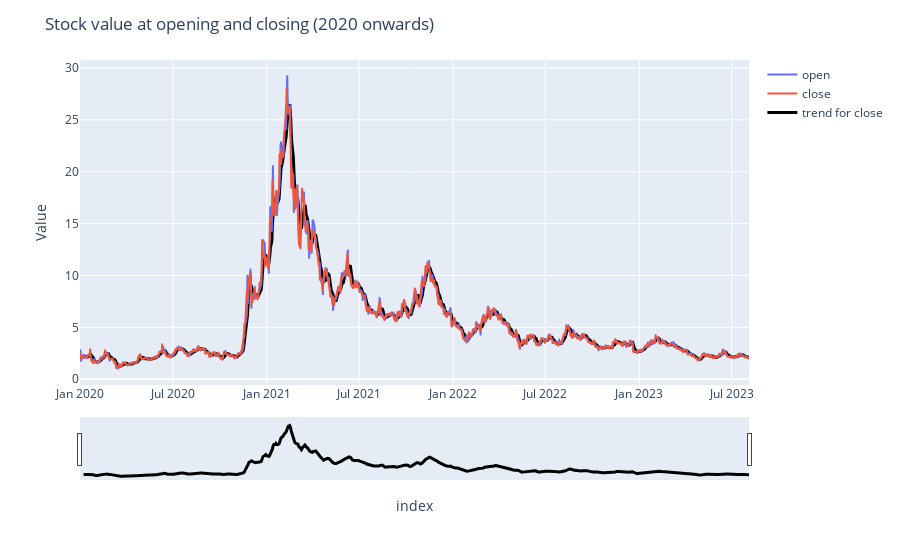

Source (notebook cell):
### Markdown cell above
### Data Starting At 2020 (Stock 1)

### Code cell
df_clean_2020 = df_clean.loc[df_clean.index >= "2020-01-01", ["open","close","volume"]]
# Extract data for close value (monthly average)
series_data = df_clean_2020["close"]
# Obtain rolling average:
rolling_avg = series_data.rolling(window=6).mean()
# add lines for each column
fig = px.line(df_clean_2020, 
              x=df_clean_2020.index, 
              y=df_clean_2020[['open','close']].columns
              )

# Add rolling average line:
ma_line = go.Scatter(x=rolling_avg.index,
                     y=rolling_avg.values, 
                     name='trend for close', 
                     line=dict(color='black', width=3))
fig.add_trace(ma_line)

# axis labels and title
fig.update_layout(
    yaxis_title="Value", 
    legend_title="", 
    title="Stock value at opening and closing (2020 onwards)"
)

# activate slider
fig.update_xaxes(rangeslider_visible=True)

fig.show()

### Figure 1 — Plotly figure (JSON) as saved in the notebook; plotly's stock layout.template omitted (floating-point values rounded to 4 significant figures; data arrays with more than 128 entries replaced by an {"elided": "..."} marker saying what was removed)
{"data": [{"hovertemplate": "variable=open<br>index=%{x}<br>value=%{y}<extra></extra>", "legendgroup": "open", "line": {"color": "#636efa", "dash": "solid"}, "marker": {"symbol": "circle"}, "mode": "lines", "name": "open", "showlegend": true, "type": "scattergl", "x": {"elided": "938 str values"}, "xaxis": "x", "y": {"elided": "938 float values"}, "yaxis": "y"}, {"hovertemplate": "variable=close<br>index=%{x}<br>value=%{y}<extra></extra>", "legendgroup": "close", "line": {"color": "#EF553B", "dash": "solid"}, "marker": {"symbol": "circle"}, "mode": "lines", "name": "close", "showlegend": true, "type": "scattergl", "x": {"elided": "938 str values"}, "xaxis": "x", "y": {"elided": "938 float values"}, "yaxis": "y"}, {"line": {"color": "black", "width": 3}, "name": "trend for close", "type": "scatter", "x": {"elided": "938 str values"}, "y": {"elided": "938 float values"}}], "layout": {"legend": {"title": {"text": ""}, "tracegroupgap": 0}, "margin": {"t": 60}, "title": {"text": "Stock value at opening and closing (2020 onwards)"}, "xaxis": {"anchor": "y", "domain": [0, 1], "rangeslider": {"visible": true}, "title": {"text": "index"}}, "yaxis": {"anchor": "x", "domain": [0, 1], "title": {"text": "Value"}}}}
